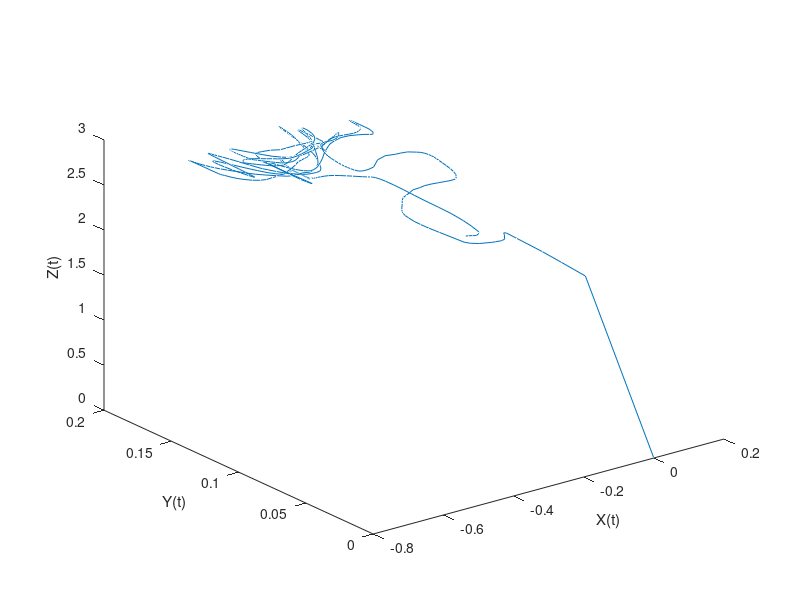

The MATLAB script that drew this image:
clear all;
clc;
close all;

X = load('trajectoryX.dat');
Y = load('trajectoryY.dat');
Z = load('trajectoryZ.dat');

joint = 3;

plot3(X(:, joint), Y(:, joint), Z(:, joint))
xlabel('X(t)')
ylabel('Y(t)')
zlabel('Z(t)')